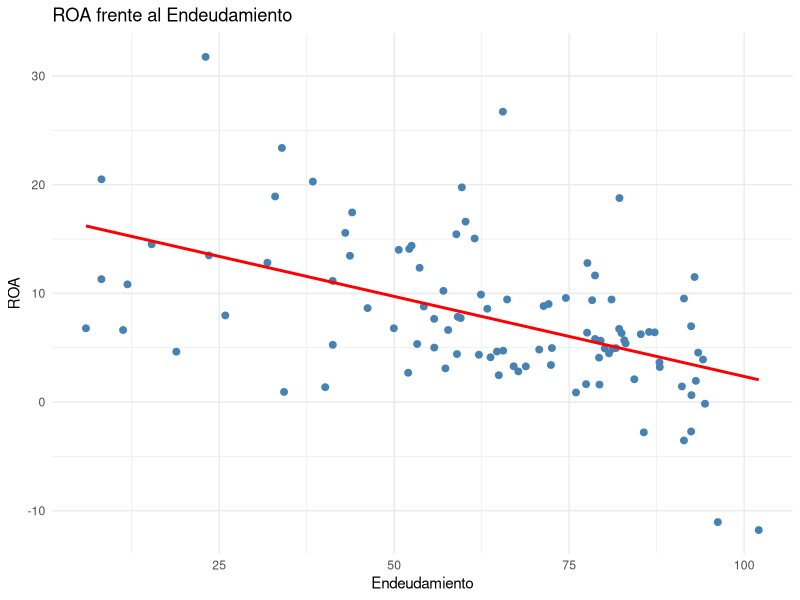
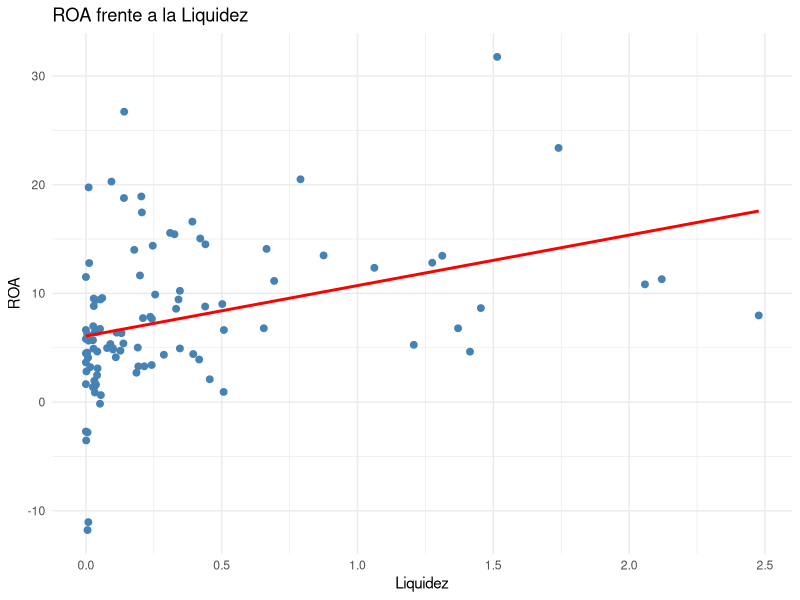

These charts were generated, in order, by the following R code:
## ---- chunk 1
#| include: false
library(readxl)
library(dplyr)
library(ggplot2)
## ---- chunk 2
datos <- read_excel("data/BD_SABI.xlsx", sheet = "Datos")
## ---- chunk 3
head(datos)
## ---- chunk 4
datos_modelo <- datos %>%
  select(ROA, ENDEUDAMIENTO, LIQUIDEZ_INMEDIATA)
## ---- chunk 5
summary(datos_modelo)
sd(datos_modelo$ROA)
sd(datos_modelo$ENDEUDAMIENTO)
sd(datos_modelo$LIQUIDEZ_INMEDIATA)
## ---- chunk 6
correlaciones <- cor(
datos_modelo,
use = "complete.obs"
)
round(correlaciones, 3)
## ---- chunk 7
# ROA vs Endeudamiento
ggplot(datos_modelo,
       aes(x = ENDEUDAMIENTO,
           y = ROA)) +
  geom_point(size = 2, colour = "steelblue") +
  geom_smooth(method = "lm",
              se = FALSE,
              colour = "red") +
  labs(
    x = "Endeudamiento",
    y = "ROA",
    title = "ROA frente al Endeudamiento"
  ) +
  theme_minimal()
## ---- chunk 8
# ROA vs Liquidez
ggplot(datos_modelo,
       aes(x = LIQUIDEZ_INMEDIATA,
           y = ROA)) +
  geom_point(size = 2, colour = "steelblue") +
  geom_smooth(method = "lm",
              se = FALSE,
              colour = "red") +
  labs(
    x = "Liquidez",
    y = "ROA",
    title = "ROA frente a la Liquidez"
  ) +
  theme_minimal()
